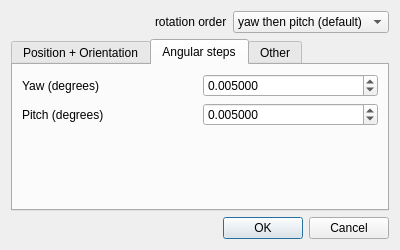
<?xml version="1.0" encoding="UTF-8"?>
<ui version="4.0">
 <class>GBLSensorProjectDialog</class>
 <widget class="QDialog" name="GBLSensorProjectDialog">
  <property name="geometry">
   <rect>
    <x>0</x>
    <y>0</y>
    <width>400</width>
    <height>250</height>
   </rect>
  </property>
  <property name="windowTitle">
   <string>Sensor parameters</string>
  </property>
  <layout class="QGridLayout" name="gridLayout">
   <item row="0" column="0">
    <layout class="QHBoxLayout">
     <item>
      <spacer>
       <property name="orientation">
        <enum>Qt::Horizontal</enum>
       </property>
       <property name="sizeHint" stdset="0">
        <size>
         <width>40</width>
         <height>20</height>
        </size>
       </property>
      </spacer>
     </item>
     <item>
      <widget class="QLabel" name="label">
       <property name="toolTip">
        <string>theta=longitudinal (E-W) / phi=latitudinal (N-S)</string>
       </property>
       <property name="text">
        <string>rotation order</string>
       </property>
      </widget>
     </item>
     <item>
      <widget class="QComboBox" name="rotationOrderComboBox">
       <property name="sizePolicy">
        <sizepolicy hsizetype="MinimumExpanding" vsizetype="Fixed">
         <horstretch>0</horstretch>
         <verstretch>0</verstretch>
        </sizepolicy>
       </property>
       <property name="toolTip">
        <string>theta=longitudinal (E-W) / phi=latitudinal (N-S)</string>
       </property>
       <property name="editable">
        <bool>false</bool>
       </property>
       <property name="sizeAdjustPolicy">
        <enum>QComboBox::AdjustToContents</enum>
       </property>
       <item>
        <property name="text">
         <string>yaw then pitch (default)</string>
        </property>
       </item>
       <item>
        <property name="text">
         <string>pitch then yaw</string>
        </property>
       </item>
      </widget>
     </item>
    </layout>
   </item>
   <item row="2" column="0">
    <widget class="QDialogButtonBox" name="buttonBox">
     <property name="orientation">
      <enum>Qt::Horizontal</enum>
     </property>
     <property name="standardButtons">
      <set>QDialogButtonBox::Cancel|QDialogButtonBox::Ok</set>
     </property>
    </widget>
   </item>
   <item row="1" column="0">
    <widget class="QTabWidget" name="propertiesTabWidget">
     <property name="currentIndex">
      <number>1</number>
     </property>
     <widget class="QWidget" name="tabOrientation">
      <attribute name="title">
       <string>Position + Orientation</string>
      </attribute>
      <layout class="QGridLayout" name="gridLayout_2">
       <item row="1" column="0">
        <widget class="QLabel" name="label_6">
         <property name="toolTip">
          <string>sensor front direction (yaw = 0)</string>
         </property>
         <property name="text">
          <string>X</string>
         </property>
        </widget>
       </item>
       <item row="1" column="1">
        <widget class="QLineEdit" name="x1rot">
         <property name="text">
          <string>1</string>
         </property>
        </widget>
       </item>
       <item row="1" column="2">
        <widget class="QLineEdit" name="x2rot">
         <property name="text">
          <string>0</string>
         </property>
        </widget>
       </item>
       <item row="1" column="3">
        <widget class="QLineEdit" name="x3rot">
         <property name="text">
          <string>0</string>
         </property>
        </widget>
       </item>
       <item row="2" column="0">
        <widget class="QLabel" name="label_7">
         <property name="toolTip">
          <string>sensor lateral direction</string>
         </property>
         <property name="text">
          <string>Y</string>
         </property>
        </widget>
       </item>
       <item row="2" column="1">
        <widget class="QLineEdit" name="y1rot">
         <property name="text">
          <string>0</string>
         </property>
        </widget>
       </item>
       <item row="2" column="2">
        <widget class="QLineEdit" name="y2rot">
         <property name="text">
          <string>1</string>
         </property>
        </widget>
       </item>
       <item row="2" column="3">
        <widget class="QLineEdit" name="y3rot">
         <property name="text">
          <string>0</string>
         </property>
        </widget>
       </item>
       <item row="3" column="0">
        <widget class="QLabel" name="label_8">
         <property name="toolTip">
          <string>sensor vertical direction (pitch = 0)</string>
         </property>
         <property name="text">
          <string>Z</string>
         </property>
        </widget>
       </item>
       <item row="3" column="1">
        <widget class="QLineEdit" name="z1rot">
         <property name="text">
          <string>0</string>
         </property>
        </widget>
       </item>
       <item row="3" column="2">
        <widget class="QLineEdit" name="z2rot">
         <property name="text">
          <string>0</string>
         </property>
        </widget>
       </item>
       <item row="3" column="3">
        <widget class="QLineEdit" name="z3rot">
         <property name="text">
          <string>1</string>
         </property>
        </widget>
       </item>
       <item row="4" column="2">
        <spacer>
         <property name="orientation">
          <enum>Qt::Vertical</enum>
         </property>
         <property name="sizeHint" stdset="0">
          <size>
           <width>20</width>
           <height>40</height>
          </size>
         </property>
        </spacer>
       </item>
       <item row="0" column="0">
        <widget class="QLabel" name="label_2">
         <property name="toolTip">
          <string>sensor center</string>
         </property>
         <property name="text">
          <string>C</string>
         </property>
        </widget>
       </item>
       <item row="0" column="1">
        <widget class="QLineEdit" name="posXEdit">
         <property name="text">
          <string>0.0</string>
         </property>
        </widget>
       </item>
       <item row="0" column="2">
        <widget class="QLineEdit" name="posYEdit">
         <property name="text">
          <string>0.0</string>
         </property>
        </widget>
       </item>
       <item row="0" column="3">
        <widget class="QLineEdit" name="posZEdit">
         <property name="text">
          <string>0.0</string>
         </property>
        </widget>
       </item>
      </layout>
     </widget>
     <widget class="QWidget" name="tabSteps">
      <attribute name="title">
       <string>Angular steps</string>
      </attribute>
      <layout class="QVBoxLayout">
       <item>
        <layout class="QHBoxLayout">
         <item>
          <widget class="QLabel" name="label_9">
           <property name="toolTip">
            <string>Rotation around the vertical axis</string>
           </property>
           <property name="text">
            <string>Yaw (degrees)</string>
           </property>
          </widget>
         </item>
         <item>
          <widget class="QDoubleSpinBox" name="yawStepSpinBox">
           <property name="decimals">
            <number>6</number>
           </property>
           <property name="maximum">
            <double>360.000000000000000</double>
           </property>
           <property name="singleStep">
            <double>0.000001000000000</double>
           </property>
           <property name="value">
            <double>0.005000000000000</double>
           </property>
          </widget>
         </item>
        </layout>
       </item>
       <item>
        <layout class="QHBoxLayout">
         <item>
          <widget class="QLabel" name="label_10">
           <property name="toolTip">
            <string>Rotation around the lateral axis</string>
           </property>
           <property name="text">
            <string>Pitch (degrees)</string>
           </property>
          </widget>
         </item>
         <item>
          <widget class="QDoubleSpinBox" name="pitchStepSpinBox">
           <property name="decimals">
            <number>6</number>
           </property>
           <property name="maximum">
            <double>360.000000000000000</double>
           </property>
           <property name="singleStep">
            <double>0.000001000000000</double>
           </property>
           <property name="value">
            <double>0.005000000000000</double>
           </property>
          </widget>
         </item>
        </layout>
       </item>
       <item>
        <spacer>
         <property name="orientation">
          <enum>Qt::Vertical</enum>
         </property>
         <property name="sizeHint" stdset="0">
          <size>
           <width>20</width>
           <height>40</height>
          </size>
         </property>
        </spacer>
       </item>
      </layout>
     </widget>
     <widget class="QWidget" name="tabOther">
      <attribute name="title">
       <string>Other</string>
      </attribute>
      <layout class="QVBoxLayout">
       <item>
        <layout class="QHBoxLayout">
         <item>
          <widget class="QLabel" name="label_11">
           <property name="toolTip">
            <string>Depth buffer 'uncertainty'</string>
           </property>
           <property name="text">
            <string>Uncertainty</string>
           </property>
          </widget>
         </item>
         <item>
          <widget class="QDoubleSpinBox" name="uncertaintyDoubleSpinBox">
           <property name="decimals">
            <number>4</number>
           </property>
           <property name="singleStep">
            <double>0.010000000000000</double>
           </property>
           <property name="value">
            <double>0.010000000000000</double>
           </property>
          </widget>
         </item>
        </layout>
       </item>
       <item>
        <layout class="QHBoxLayout">
         <item>
          <widget class="QLabel" name="label_12">
           <property name="toolTip">
            <string>Sensor max range</string>
           </property>
           <property name="text">
            <string>Max. range</string>
           </property>
          </widget>
         </item>
         <item>
          <widget class="QDoubleSpinBox" name="maxRangeDoubleSpinBox">
           <property name="maximum">
            <double>1000000000000.000000000000000</double>
           </property>
           <property name="value">
            <double>1000000000000.000000000000000</double>
           </property>
          </widget>
         </item>
        </layout>
       </item>
       <item>
        <spacer>
         <property name="orientation">
          <enum>Qt::Vertical</enum>
         </property>
         <property name="sizeHint" stdset="0">
          <size>
           <width>20</width>
           <height>40</height>
          </size>
         </property>
        </spacer>
       </item>
      </layout>
     </widget>
    </widget>
   </item>
  </layout>
 </widget>
 <resources/>
 <connections>
  <connection>
   <sender>buttonBox</sender>
   <signal>accepted()</signal>
   <receiver>GBLSensorProjectDialog</receiver>
   <slot>accept()</slot>
   <hints>
    <hint type="sourcelabel">
     <x>248</x>
     <y>254</y>
    </hint>
    <hint type="destinationlabel">
     <x>157</x>
     <y>274</y>
    </hint>
   </hints>
  </connection>
  <connection>
   <sender>buttonBox</sender>
   <signal>rejected()</signal>
   <receiver>GBLSensorProjectDialog</receiver>
   <slot>reject()</slot>
   <hints>
    <hint type="sourcelabel">
     <x>316</x>
     <y>260</y>
    </hint>
    <hint type="destinationlabel">
     <x>286</x>
     <y>274</y>
    </hint>
   </hints>
  </connection>
 </connections>
</ui>
